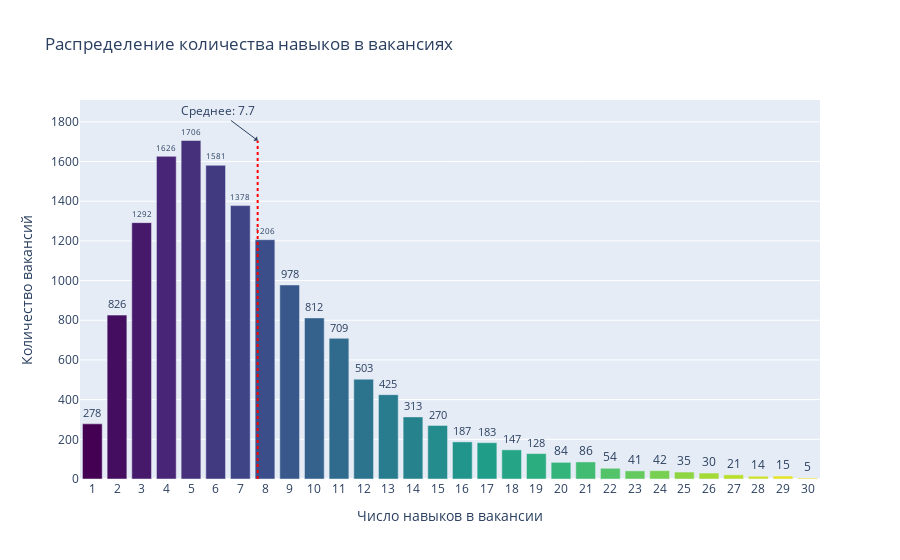

Here is the notebook cell this chart was saved with:
### Code cell
#df['skills_count'] = df['skills_clean_norm'].apply(lambda x: len(x) if isinstance(x, list) else 0)

# Считаем распределение
skills_dist = df['skills_count'].value_counts().sort_index().reset_index()
skills_dist.columns = ['Количество навыков', 'Число вакансий']

# Строим интерактивный график
fig = px.bar(
    skills_dist,
    x='Количество навыков',
    y='Число вакансий',
    title='Распределение количества навыков в вакансиях',
    labels={'Количество навыков': 'Число навыков в вакансии', 'Число вакансий': 'Количество вакансий'},
    text='Число вакансий',
    color='Количество навыков',
    color_continuous_scale='Viridis'
)

# Добавляем среднюю линию
mean_val = df['skills_count'].mean()
fig.add_shape(
    type="line",
    x0=mean_val, y0=0,
    x1=mean_val, y1=skills_dist['Число вакансий'].max(),
    line=dict(color="red", width=2, dash="dot")
)

fig.add_annotation(
    x=mean_val,
    y=skills_dist['Число вакансий'].max(),
    text=f"Среднее: {mean_val:.1f}",
    showarrow=True,
    arrowhead=1,
    ax=-40
)

# Настройки отображения
fig.update_traces(texttemplate='%{text}', textposition='outside')
fig.update_layout(
    hovermode="x",
    xaxis=dict(tickmode='linear'),
    coloraxis_showscale=False
)

fig.show()

### Figure 1 — Plotly figure (JSON) as saved in the notebook; plotly's stock layout.template omitted (floating-point values rounded to 4 significant figures)
{"data": [{"alignmentgroup": "True", "hovertemplate": "Число навыков в вакансии=%{marker.color}<br>Количество вакансий=%{text}<extra></extra>", "legendgroup": "", "marker": {"color": [1, 2, 3, 4, 5, 6, 7, 8, 9, 10, 11, 12, 13, 14, 15, 16, 17, 18, 19, 20, 21, 22, 23, 24, 25, 26, 27, 28, 29, 30], "coloraxis": "coloraxis", "pattern": {"shape": ""}}, "name": "", "offsetgroup": "", "orientation": "v", "showlegend": false, "text": [278, 826, 1292, 1626, 1706, 1581, 1378, 1206, 978, 812, 709, 503, 425, 313, 270, 187, 183, 147, 128, 84, 86, 54, 41, 42, 35, 30, 21, 14, 15, 5], "textposition": "outside", "texttemplate": "%{text}", "type": "bar", "x": [1, 2, 3, 4, 5, 6, 7, 8, 9, 10, 11, 12, 13, 14, 15, 16, 17, 18, 19, 20, 21, 22, 23, 24, 25, 26, 27, 28, 29, 30], "xaxis": "x", "y": [278, 826, 1292, 1626, 1706, 1581, 1378, 1206, 978, 812, 709, 503, 425, 313, 270, 187, 183, 147, 128, 84, 86, 54, 41, 42, 35, 30, 21, 14, 15, 5], "yaxis": "y"}], "layout": {"annotations": [{"arrowhead": 1, "ax": -40, "showarrow": true, "text": "Среднее: 7.7", "x": 7.702, "y": 1706}], "barmode": "relative", "coloraxis": {"colorbar": {"title": {"text": "Число навыков в вакансии"}}, "colorscale": [[0, "#440154"], [0.1111, "#482878"], [0.2222, "#3e4989"], [0.3333, "#31688e"], [0.4444, "#26828e"], [0.5556, "#1f9e89"], [0.6667, "#35b779"], [0.7778, "#6ece58"], [0.8889, "#b5de2b"], [1, "#fde725"]], "showscale": false}, "hovermode": "x", "legend": {"tracegroupgap": 0}, "shapes": [{"line": {"color": "red", "dash": "dot", "width": 2}, "type": "line", "x0": 7.702, "x1": 7.702, "y0": 0, "y1": 1706}], "title": {"text": "Распределение количества навыков в вакансиях"}, "xaxis": {"anchor": "y", "domain": [0, 1], "tickmode": "linear", "title": {"text": "Число навыков в вакансии"}}, "yaxis": {"anchor": "x", "domain": [0, 1], "title": {"text": "Количество вакансий"}}}}
